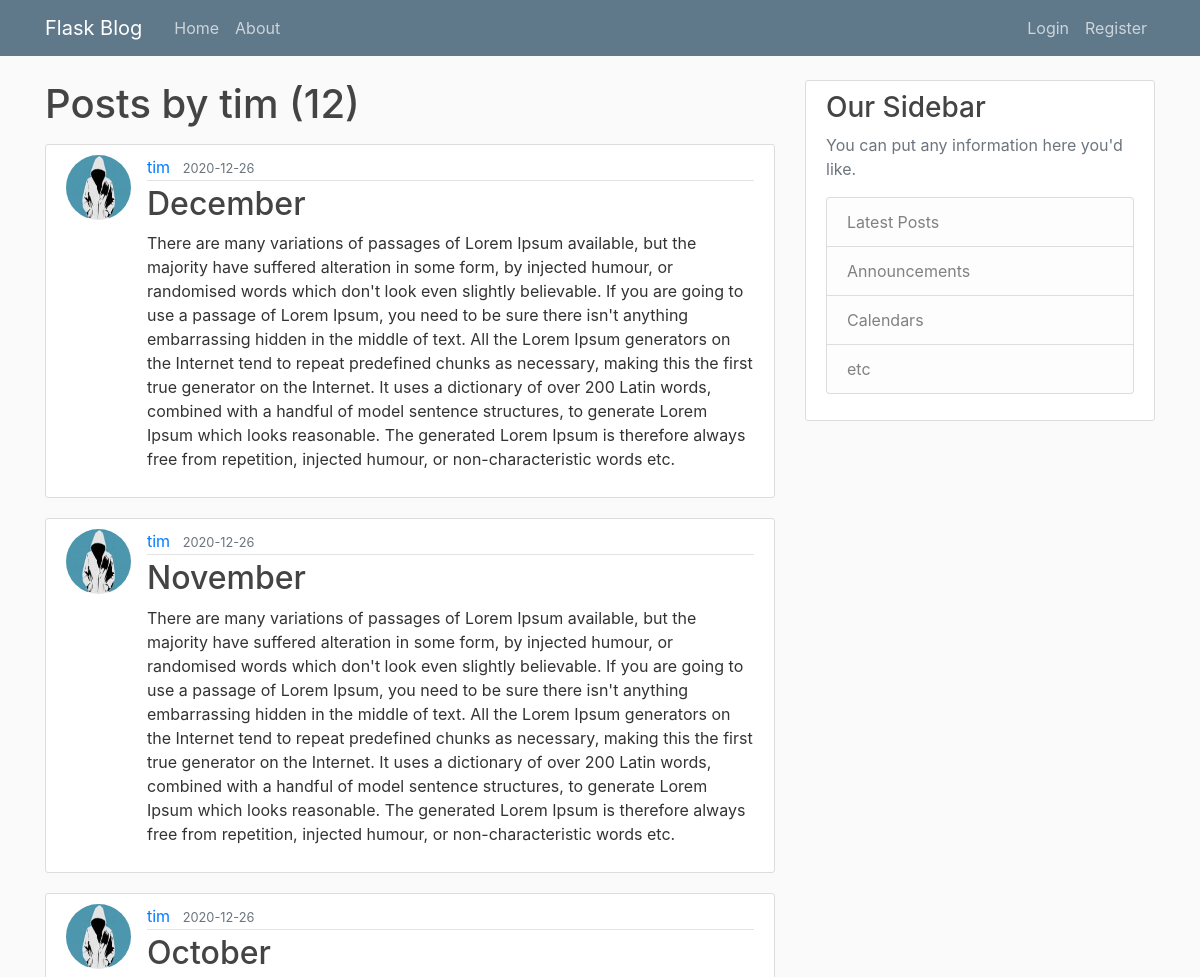
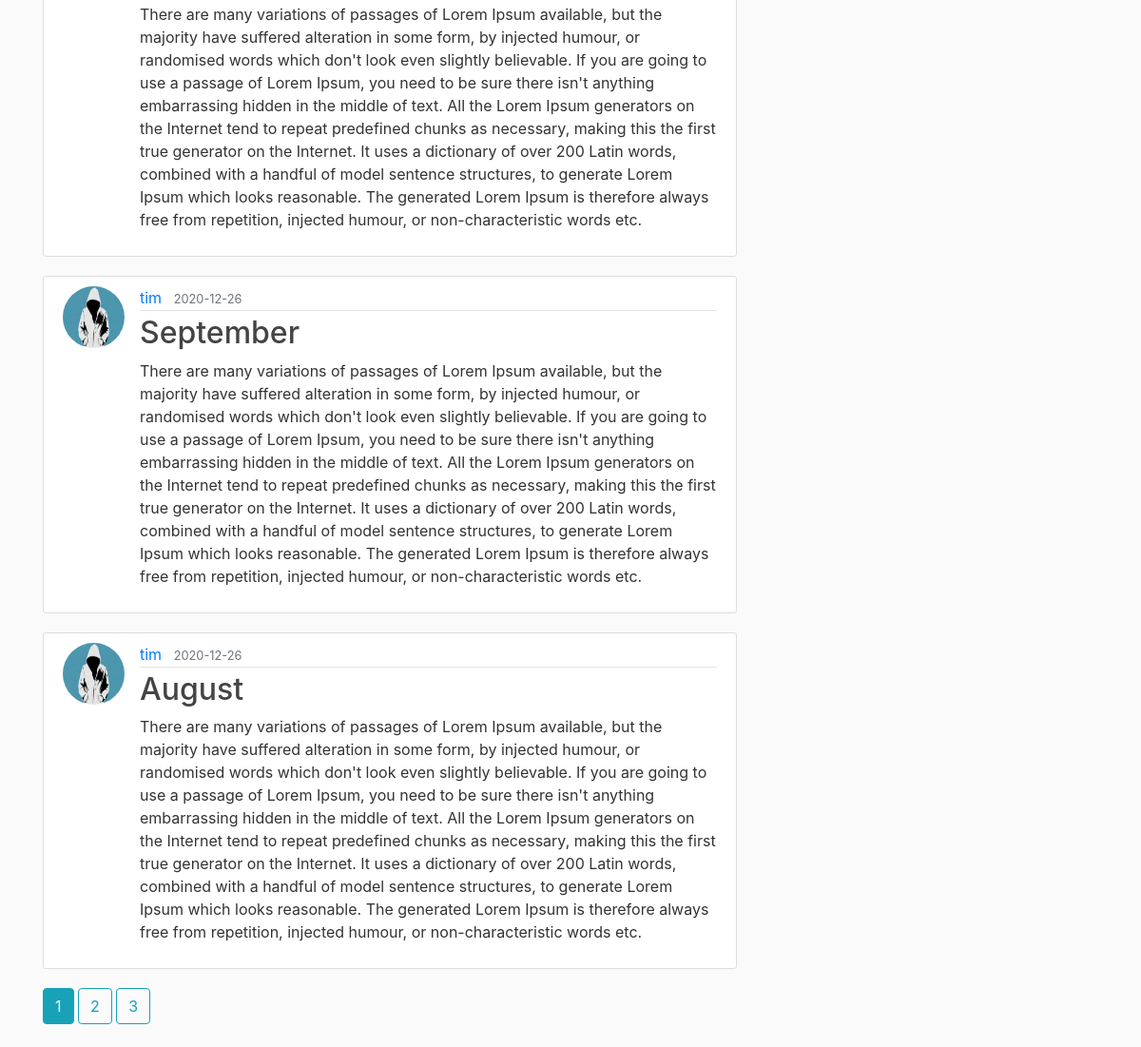
The page /user/tim on the database its author committed (2 pictures, top to bottom).
### flaskblog/models.py (models this page shows, shortened)
class User(db.Model, UserMixin):
    id = db.Column(db.Integer, primary_key=True)
    username = db.Column(db.String(20), unique=True, nullable=False)
    email = db.Column(db.String(120), unique=True, nullable=False)
    image_file = db.Column(db.String(20), nullable=False, default='default.jpg')
    password = db.Column(db.String(60), nullable=False)
    posts = db.relationship('Post', backref='author', lazy=True)

class Post(db.Model):
    id = db.Column(db.Integer, primary_key=True)
    title = db.Column(db.String(100), nullable=False)
    date_posted = db.Column(db.DateTime, nullable=False, default=datetime.utcnow)
    content = db.Column(db.Text, nullable=False)
    user_id = db.Column(db.Integer, db.ForeignKey('user.id'), nullable=False)

### flaskblog/routes.py (the view)
@app.route('/user/<string:username>')
def user_post(username):
    page = request.args.get('page', 1, type=int)
    user = User.query.filter_by(username=username).first_or_404()
    posts = Post.query.filter_by(author=user)\
        .order_by(Post.date_posted.desc())\
        .paginate(page=page, per_page=5)
    return render_template('user_post.html', posts=posts, user=user)

### flaskblog/templates/user_post.html
{% extends "layout.html" %}
{% block content %}
    <h1 class="mb-3">Posts by {{ user.username }} ({{ posts.total }})</h1>
    {% for post in posts.items %}
        <article class="media content-section">
            <img class="rounded-circle article-img" src="{{ url_for('static', filename='profile_pics/' + post.author.image_file) }}">
            <div class="media-body">
                <div class="article-metadata">
                    <a class="mr-2" href="{{ url_for('user_post', username=post.author.username) }}">{{ post.author.username }}</a>
                    <small class="text-muted">{{ post.date_posted.strftime('%Y-%m-%d') }}</small>
                </div>
                <h2><a class="article-title" href="{{ url_for('post', post_id=post.id) }}">{{ post.title }}</a></h2>
                <p class="article-content">{{ post.content }}</p>
            </div>
        </article>
    {% endfor %}
    {% for page_num in posts.iter_pages(left_edge=1, right_edge=1, left_current=1, right_current=2) %}
        {% if page_num %}
            {% if posts.page == page_num %}
                <a class="btn btn-info mb-4" href="{{ url_for('user_post', username=user.username, page=page_num) }}">{{ page_num }}</a>
            {% else %}
                <a class="btn btn-outline-info mb-4" href="{{ url_for('user_post', username=user.username, page=page_num) }}">{{ page_num }}</a>
            {% endif %}
        {% else %}
            ...
        {% endif %}
    {% endfor %}
{% endblock content %}

### flaskblog/templates/layout.html (shortened to what this page needs)
<!DOCTYPE html>
<html lang="en">
<head>
    <link rel="stylesheet" href="https://stackpath.bootstrapcdn.com/bootstrap/4.3.1/css/bootstrap.min.css">
    <link rel="stylesheet" type="text/css" href="{{ url_for('static', filename='main.css') }}">
</head>
<body>
    <header class="site-header">
        <nav class="navbar navbar-expand-md navbar-dark bg-steel fixed-top">
          <div class="container">
            <a class="navbar-brand mr-4" href="/">Flask Blog</a>
            <div class="collapse navbar-collapse" id="navbarToggle">
              <div class="navbar-nav mr-auto">
                <a class="nav-item nav-link" href="{{url_for('home')}}">Home</a>
                <a class="nav-item nav-link" href="{{url_for('about')}}">About</a>
              </div>
              <div class="navbar-nav">
                {% if current_user.is_authenticated %}
                  <a class="nav-item nav-link" href="{{url_for('new_post')}}">New Post</a>
                  <a class="nav-item nav-link" href="{{url_for('account')}}">Account</a>
                  <a class="nav-item nav-link" href="{{url_for('logout')}}">Logout</a>
                {%  else %}
                  <a class="nav-item nav-link" href="{{url_for('login')}}">Login</a>
                  <a class="nav-item nav-link" href="{{url_for('register')}}">Register</a>
                {% endif %}
              </div>
            </div>
          </div>
        </nav>
    </header>
    <main role="main" class="container">
        <div class="row">
          <div class="col-md-8">
            {% block content %}{% endblock %}
          </div>
          <div class="col-md-4">
            <div class="content-section">
              <h3>Our Sidebar</h3>
              <p class='text-muted'>You can put any information here you'd like.
                <ul class="list-group">
                  <li class="list-group-item list-group-item-light">Latest Posts</li>
                  <li class="list-group-item list-group-item-light">Announcements</li>
                  <li class="list-group-item list-group-item-light">Calendars</li>
                  <li class="list-group-item list-group-item-light">etc</li>
                </ul>
              </p>
            </div>
          </div>
        </div>
    </main>
</body>
</html>

### flaskblog/static/main.css (style rules this page uses)
body { background: #fafafa; color: #333333; margin-top: 5rem; }
h1, h2, h3, h4, h5, h6 { color: #444444; }
.bg-steel { background-color: #5f788a; }
.site-header .navbar-nav .nav-link { color: #cbd5db; }
.content-section { background: #ffffff; padding: 10px 20px; border: 1px solid #dddddd; border-radius: 3px; margin-bottom: 20px; }
.article-title { color: #444444; }
.article-content { white-space: pre-line; }
.article-img { height: 65px; width: 65px; margin-right: 16px; }
.article-metadata { padding-bottom: 1px; margin-bottom: 4px; border-bottom: 1px solid #e3e3e3 }

### rows shown on the page
User: username "tim"
Post: image_file (picture), author.username "tim", date_posted "2020-12-26", title "December", content "There are many variations of passages of Lorem Ipsum available, but the majority have suffered alteration in some form, by injected humour, or randomised words which don't look even slightly believable. If you are going to use a passage of Lorem Ipsum, you need to be sure there isn't anything embarrassing hidden in the middle of text. All the Lorem Ipsum generators on the Internet tend to repeat predefined chunks as necessary, making this the first true generator on the Internet. It uses a dictionary of over 200 Latin words, combined with a handful of model sentence structures, to generate Lorem Ipsum which looks reasonable. The generated Lorem Ipsum is therefore always free from…"
Post: image_file (picture), author.username "tim", date_posted "2020-12-26", title "November", content "There are many variations of passages of Lorem Ipsum available, but the majority have suffered alteration in some form, by injected humour, or randomised words which don't look even slightly believable. If you are going to use a passage of Lorem Ipsum, you need to be sure there isn't anything embarrassing hidden in the middle of text. All the Lorem Ipsum generators on the Internet tend to repeat predefined chunks as necessary, making this the first true generator on the Internet. It uses a dictionary of over 200 Latin words, combined with a handful of model sentence structures, to generate Lorem Ipsum which looks reasonable. The generated Lorem Ipsum is therefore always free from…"
Post: image_file (picture), author.username "tim", date_posted "2020-12-26", title "October", content "There are many variations of passages of Lorem Ipsum available, but the majority have suffered alteration in some form, by injected humour, or randomised words which don't look even slightly believable. If you are going to use a passage of Lorem Ipsum, you need to be sure there isn't anything embarrassing hidden in the middle of text. All the Lorem Ipsum generators on the Internet tend to repeat predefined chunks as necessary, making this the first true generator on the Internet. It uses a dictionary of over 200 Latin words, combined with a handful of model sentence structures, to generate Lorem Ipsum which looks reasonable. The generated Lorem Ipsum is therefore always free from…"
Post: image_file (picture), author.username "tim", date_posted "2020-12-26", title "September", content "There are many variations of passages of Lorem Ipsum available, but the majority have suffered alteration in some form, by injected humour, or randomised words which don't look even slightly believable. If you are going to use a passage of Lorem Ipsum, you need to be sure there isn't anything embarrassing hidden in the middle of text. All the Lorem Ipsum generators on the Internet tend to repeat predefined chunks as necessary, making this the first true generator on the Internet. It uses a dictionary of over 200 Latin words, combined with a handful of model sentence structures, to generate Lorem Ipsum which looks reasonable. The generated Lorem Ipsum is therefore always free from…"
Post: image_file (picture), author.username "tim", date_posted "2020-12-26", title "August", content "There are many variations of passages of Lorem Ipsum available, but the majority have suffered alteration in some form, by injected humour, or randomised words which don't look even slightly believable. If you are going to use a passage of Lorem Ipsum, you need to be sure there isn't anything embarrassing hidden in the middle of text. All the Lorem Ipsum generators on the Internet tend to repeat predefined chunks as necessary, making this the first true generator on the Internet. It uses a dictionary of over 200 Latin words, combined with a handful of model sentence structures, to generate Lorem Ipsum which looks reasonable. The generated Lorem Ipsum is therefore always free from…"

### other values the page prints
{{ posts.total }} "12"
{{ page_num }} "1"
{{ page_num }} "2" "3"
